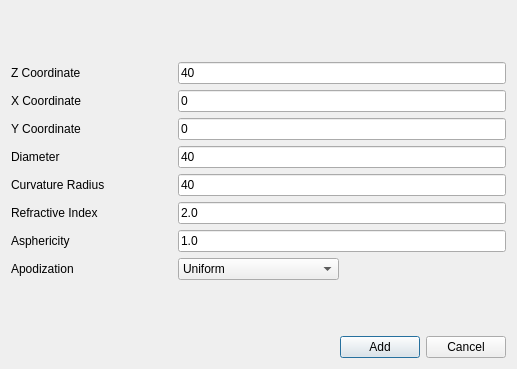
<?xml version="1.0" encoding="UTF-8"?>
<ui version="4.0">
 <class>AddSurfaceDialog</class>
 <widget class="QDialog" name="AddSurfaceDialog">
  <property name="geometry">
   <rect>
    <x>0</x>
    <y>0</y>
    <width>517</width>
    <height>369</height>
   </rect>
  </property>
  <property name="windowTitle">
   <string>AddSurfaceDialog</string>
  </property>
  <layout class="QGridLayout" name="gridLayout_2">
   <item row="0" column="0">
    <spacer name="verticalSpacer">
     <property name="orientation">
      <enum>Qt::Vertical</enum>
     </property>
     <property name="sizeHint" stdset="0">
      <size>
       <width>20</width>
       <height>25</height>
      </size>
     </property>
    </spacer>
   </item>
   <item row="1" column="0" colspan="3">
    <layout class="QGridLayout" name="gridLayout">
     <item row="0" column="0">
      <widget class="QLabel" name="label">
       <property name="text">
        <string>Z Coordinate</string>
       </property>
      </widget>
     </item>
     <item row="0" column="1" colspan="2">
      <widget class="QLineEdit" name="lineZ">
       <property name="text">
        <string>40</string>
       </property>
      </widget>
     </item>
     <item row="1" column="0">
      <widget class="QLabel" name="label_2">
       <property name="text">
        <string>X Coordinate</string>
       </property>
      </widget>
     </item>
     <item row="1" column="1" colspan="2">
      <widget class="QLineEdit" name="lineX">
       <property name="text">
        <string>0</string>
       </property>
      </widget>
     </item>
     <item row="2" column="0">
      <widget class="QLabel" name="label_3">
       <property name="text">
        <string>Y Coordinate</string>
       </property>
      </widget>
     </item>
     <item row="2" column="1" colspan="2">
      <widget class="QLineEdit" name="lineY">
       <property name="text">
        <string>0</string>
       </property>
      </widget>
     </item>
     <item row="3" column="0">
      <widget class="QLabel" name="label_4">
       <property name="text">
        <string>Diameter</string>
       </property>
      </widget>
     </item>
     <item row="3" column="1" colspan="2">
      <widget class="QLineEdit" name="lineDiam">
       <property name="text">
        <string>40</string>
       </property>
      </widget>
     </item>
     <item row="4" column="0">
      <widget class="QLabel" name="label_5">
       <property name="text">
        <string>Curvature Radius</string>
       </property>
      </widget>
     </item>
     <item row="4" column="1" colspan="2">
      <widget class="QLineEdit" name="lineRadius">
       <property name="text">
        <string>40</string>
       </property>
      </widget>
     </item>
     <item row="5" column="0">
      <widget class="QLabel" name="label_6">
       <property name="text">
        <string>Refractive Index</string>
       </property>
      </widget>
     </item>
     <item row="5" column="1" colspan="2">
      <widget class="QLineEdit" name="lineRefracI">
       <property name="text">
        <string>2.0</string>
       </property>
      </widget>
     </item>
     <item row="6" column="0">
      <widget class="QLabel" name="label_7">
       <property name="text">
        <string>Asphericity</string>
       </property>
      </widget>
     </item>
     <item row="6" column="1" colspan="2">
      <widget class="QLineEdit" name="lineAsph">
       <property name="text">
        <string>1.0</string>
       </property>
      </widget>
     </item>
     <item row="7" column="0">
      <widget class="QLabel" name="label_8">
       <property name="text">
        <string>Apodization</string>
       </property>
      </widget>
     </item>
     <item row="7" column="1">
      <widget class="QComboBox" name="comboBox">
       <item>
        <property name="text">
         <string>Uniform</string>
        </property>
       </item>
       <item>
        <property name="text">
         <string>Bartlett</string>
        </property>
       </item>
      </widget>
     </item>
    </layout>
   </item>
   <item row="2" column="0">
    <spacer name="verticalSpacer_2">
     <property name="orientation">
      <enum>Qt::Vertical</enum>
     </property>
     <property name="sizeHint" stdset="0">
      <size>
       <width>20</width>
       <height>26</height>
      </size>
     </property>
    </spacer>
   </item>
   <item row="3" column="0">
    <spacer name="horizontalSpacer_2">
     <property name="orientation">
      <enum>Qt::Horizontal</enum>
     </property>
     <property name="sizeHint" stdset="0">
      <size>
       <width>292</width>
       <height>20</height>
      </size>
     </property>
    </spacer>
   </item>
   <item row="3" column="1">
    <widget class="QPushButton" name="pushAddSurface">
     <property name="text">
      <string>Add</string>
     </property>
    </widget>
   </item>
   <item row="3" column="2">
    <widget class="QPushButton" name="pushButton_2">
     <property name="text">
      <string>Cancel</string>
     </property>
    </widget>
   </item>
  </layout>
 </widget>
 <layoutdefault spacing="6" margin="11"/>
 <resources/>
 <connections>
  <connection>
   <sender>pushButton_2</sender>
   <signal>clicked()</signal>
   <receiver>AddSurfaceDialog</receiver>
   <slot>reject()</slot>
   <hints>
    <hint type="sourcelabel">
     <x>474</x>
     <y>345</y>
    </hint>
    <hint type="destinationlabel">
     <x>460</x>
     <y>281</y>
    </hint>
   </hints>
  </connection>
 </connections>
</ui>
